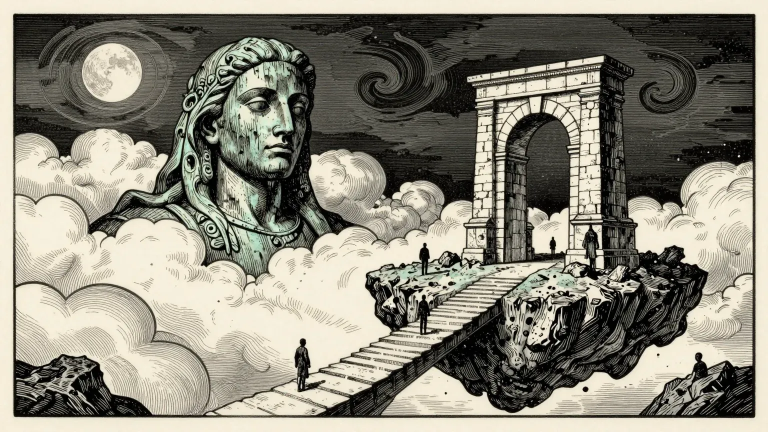
#> input picture art-src/ai/002-badhuche.webp, 1536 x 864 px, given in place of 002-badhuche.webp.jpg, which was not available (shown at 1/2 size)
$ python -i build_studio.py   (imports and definitions only)
#> lines starting #> are read from the running program, lines starting #| are printed output that depends on the picture
### no-hurry/tools/social_common.py
"""Shared helpers for the social cut: timeline, anchor resolution, storyboard beats."""
import importlib.util, json, math, os, re

TICK_START, TICK_PERIOD = 0.0, 0.72   # hazard relay cycle; also the cut grid for beat anchors


def norm(w):
    return re.sub(r"[^a-z0-9']", "", w.lower().replace("’", "'"))


class Social:
    def __init__(self, root):
        self.root = root
        self.tl = json.load(open(os.path.join(root, "work", "social", "timeline.json")))
        self.fps = self.tl["fps"]
        self.lines = {l["id"]: l for l in self.tl["lines"]}
        spec = importlib.util.spec_from_file_location("storyboard", os.path.join(root, "edit", "social", "storyboard.py"))
        mod = importlib.util.module_from_spec(spec)
        spec.loader.exec_module(mod)
        self.beats = [dict(b) for b in mod.BEATS]
        for b in self.beats:
            b["t0"] = self.at(b["start"])
        for i, b in enumerate(self.beats):
            b["t1"] = self.beats[i + 1]["t0"] if i + 1 < len(self.beats) else self.tl["duration"]
            if b["t1"] <= b["t0"]:
                raise ValueError(f"{b['id']} has no duration ({b['t0']:.2f} -> {b['t1']:.2f})")

    # [20 lines left out: function at, not called in this run]

    def frame(self, anchor_or_seconds):
        t = anchor_or_seconds if isinstance(anchor_or_seconds, (int, float)) else self.at(anchor_or_seconds)
        return int(round(t * self.fps))

    def phrase_words(self, phrase):
        lid, a, b = phrase["words"]
        return self.lines[lid]["words"][a:b + 1]

### no-hurry/tools/build_studio.py
#!/usr/bin/env python3
"""Turn the storyboard (edit/social/storyboard.py) + narration timing into the Remotion timeline.

Writes studio/src/NoHurrySocial.tsx: every clip, phrase, transition and sound is its own JSX node with literal,
inline props, so Remotion Studio can select, move, trim and restyle it (and save the edit back to code).
Type is laid out here with the real font files (same rules as the storyboard sheets, at full 1080x1920 scale).

Usage: build_studio.py <project_root>
Needs studio/public populated (tools/social_assets.py, tools/sound_social.py).
"""
import json, os, sys

import soundfile as sf
from PIL import Image, ImageFilter, ImageFont

ROOT = sys.argv[1]
sys.path.insert(0, os.path.dirname(__file__))
from social_common import Social  # noqa: E402

# [1 line that did not run here, left out]
# [1 line that did not run here, left out]
PUB = os.path.join(ROOT, "studio", "public")
FONTS = os.path.join(ROOT, "assets", "fonts")
OUT = os.path.join(ROOT, "studio", "src", "NoHurrySocial.tsx")
# --motion: the side experiment. Same edit, but the photo beats listed in work/social/motionlab/manifest.json play
# the moving plates from tools/motion_lab.py; writes NoHurrySocialMotion.tsx and leaves the main timeline alone.
MOTION = {}
# [5 lines not run here, left out]
W, H = 1080, 1920
MX, TOP, BOTTOM, GAP = 81, 150, 380, 36
SAFE_W = {"t": W - 2 * MX, "m": W - 2 * MX, "b": W - MX - 150}     # keep clear of the Reels icon column
SIZE = {"s": 45, "m": 57, "l": 81, "xl": 120, "xxl": 171, "mega": 240}
COL = {"white": "#F7F3EC", "amber": "#FFB000", "ink": "#3D2BFF", "magenta": "#FF2D87", "cream": "#F4E9D8"}
TRANS = {"whip-l": 8, "whip-r": 8, "zoom": 8, "dip": 12}            # overlapping transitions (TransitionSeries.Transition)
OVERLAY = {"flash": 6, "leak": 26}                                  # effects on the cut (TransitionSeries.Overlay)
FONT_FILE = {("sans", 800): "PlusJakartaSans-800.ttf", ("sans", 700): "PlusJakartaSans-700.ttf",
             ("serif", 600): "CormorantGaramond-600Italic.ttf", ("mono", 500): "JetBrainsMono-Medium.ttf"}


def F(t):
    return int(round(t * FPS))


_fonts = {}


# [23 lines left out: functions font, js, not called in this run]


def attr(name, value):
    """JSX string attribute: raw "..." (JSX does not process escapes) unless the text itself has a double quote."""
    return f'{name}="{value}"' if '"' not in value else f"{name}={{{js(value)}}}"


_dims = {}


# [5 lines left out: function dims, not called in this run]


def photo(stem):
    return f"photos/{stem}.jpg"


def board_bg(stem):
    """Blurred, darkened full-frame version of a photo for the evidence board (derived asset)."""
#> called with stem = '../../art-src/ai/002-badhuche.webp'
    out = f"photos/{stem}_board.jpg"
    p = os.path.join(PUB, out)
    if not os.path.exists(p):
        im = Image.open(os.path.join(PUB, photo(stem))).convert("RGB")
#> im is the input picture: PIL image 1536x864 RGB; mean R, G, B 138.9, 135.7, 122.5
        w, h = im.size
#> w = 1536; h = 864
        cw = h * W / H
#> cw = 486
        im = im.crop((int((w - cw) / 2), 0, int((w + cw) / 2), h)).resize((W, H), Image.LANCZOS)
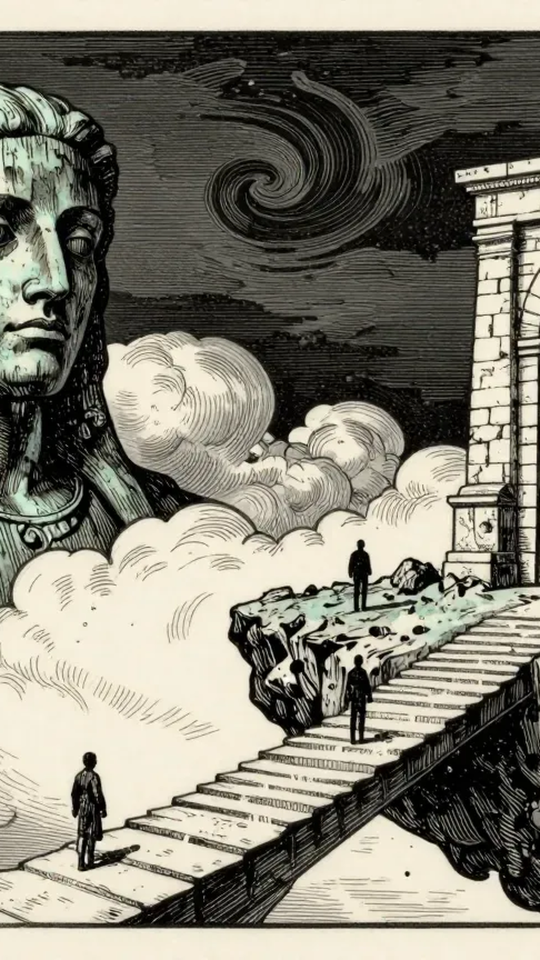
#> im: PIL image 1080x1920 RGB (shown at 1/2 size); mean R, G, B 131.3, 128.5, 116
        im = im.filter(ImageFilter.GaussianBlur(22)).point(lambda v: int(v * 0.36))
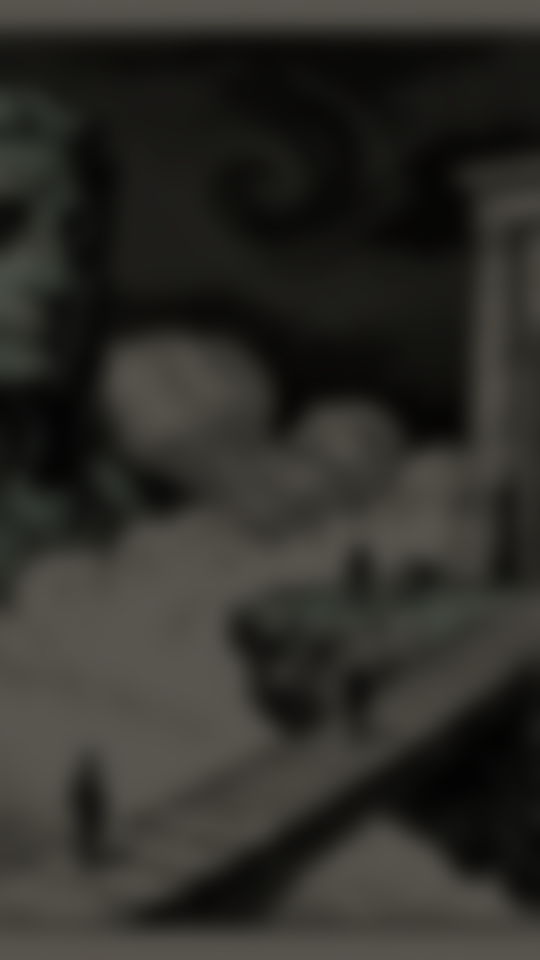
#> im: PIL image 1080x1920 RGB (shown at 1/2 size); mean R, G, B 46.8, 45.7, 41.2
        im.save(p, quality=90)
    return out


# ------------------------------------------------------------------ type layout (port of the storyboard rules)
# [105 lines left out: functions text_rows, measure_rows, layout, phrase_jsx, not called in this run]


# ------------------------------------------------------------------ visuals
def view(v):
    return [round(float(x), 4) for x in v]


# [182 lines left out: functions diagram_spec, photo_jsx, montage_items, visual_jsx, beat_jsx, sfx_name and 1 more, not called in this run]


def audio_len(rel):
    info = sf.info(os.path.join(PUB, rel))
    return int(info.frames / info.samplerate * FPS) + 1


# ------------------------------------------------------------------ assemble
# [95 lines left out: function main, not called in this run]


# [2 lines not run here, left out]

>>> result = board_bg('../../art-src/ai/002-badhuche.webp')

$ run again, on art-src/ai/003-reptrics.webp
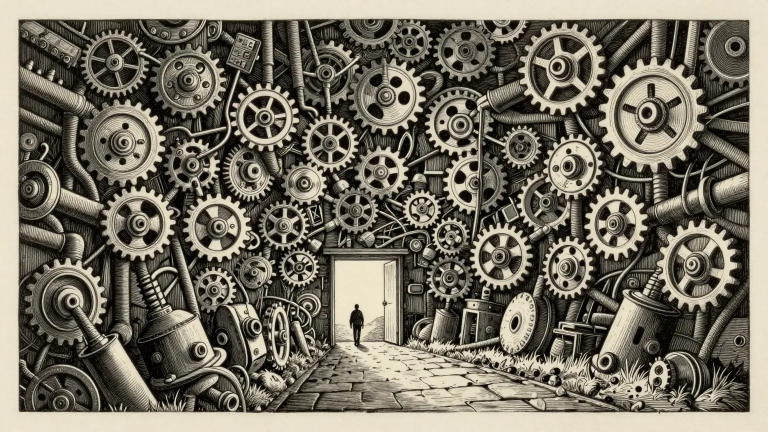
#> input picture art-src/ai/003-reptrics.webp, 1536 x 864 px, given in place of 003-reptrics.webp.jpg, which was not available (shown at 1/2 size)
#> in board_bg, im is the input picture: PIL image 1536x864 RGB; mean R, G, B 118.7, 113.1, 99.3
#> in board_bg, `im = im.crop((int((w - cw) / 2), 0, int((w + cw) / 2), h)).resize((W, ..`:
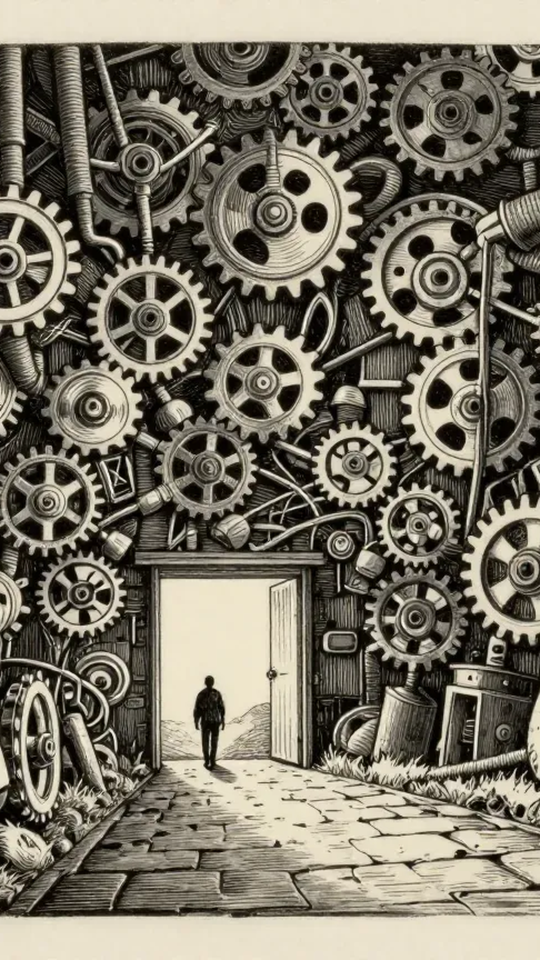
#> im: PIL image 1080x1920 RGB (shown at 1/2 size); mean R, G, B 120.9, 115.3, 101.4
#> in board_bg, `im = im.filter(ImageFilter.GaussianBlur(22)).point(lambda v: int(v * 0..`:
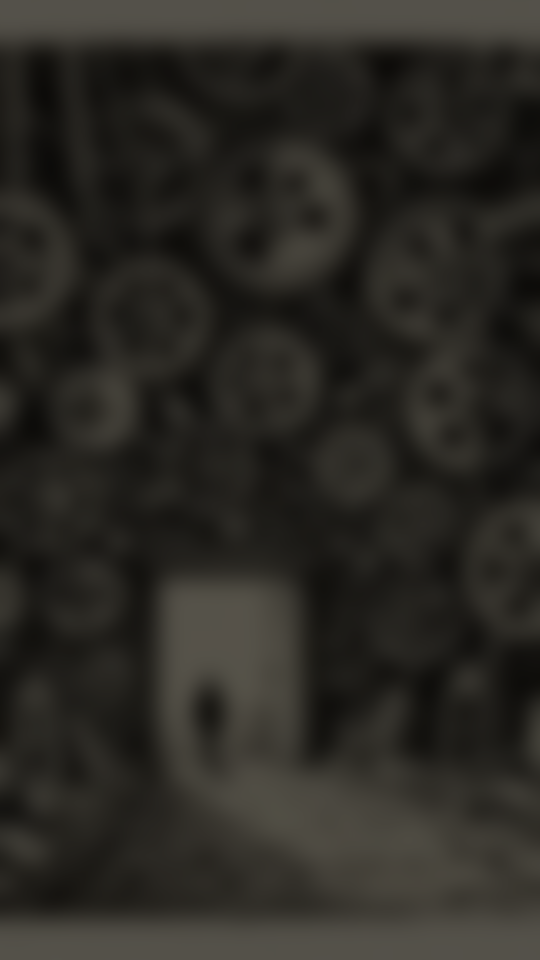
#> im: PIL image 1080x1920 RGB (shown at 1/2 size); mean R, G, B 43.1, 41, 36

$ run again, on art-src/ai/004-customersuccessbox.webp
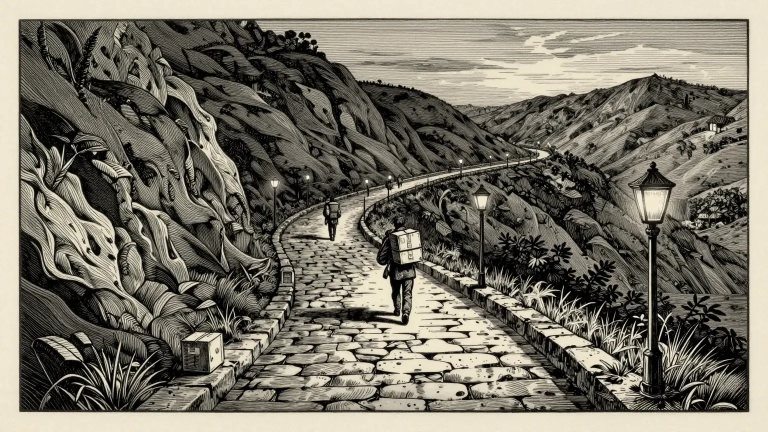
#> input picture art-src/ai/004-customersuccessbox.webp, 1536 x 864 px, given in place of 004-customersuccessbox.webp.jpg, which was not available (shown at 1/2 size)
#> in board_bg, im is the input picture: PIL image 1536x864 RGB; mean R, G, B 120.3, 115.8, 103.6
#> in board_bg, `im = im.crop((int((w - cw) / 2), 0, int((w + cw) / 2), h)).resize((W, ..`:
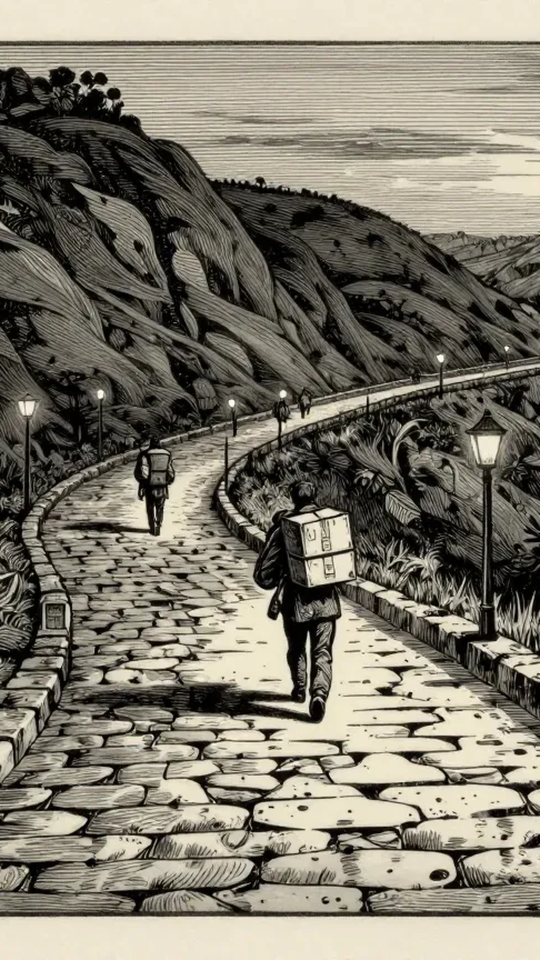
#> im: PIL image 1080x1920 RGB (shown at 1/2 size); mean R, G, B 127.7, 122.8, 109.8
#> in board_bg, `im = im.filter(ImageFilter.GaussianBlur(22)).point(lambda v: int(v * 0..`:
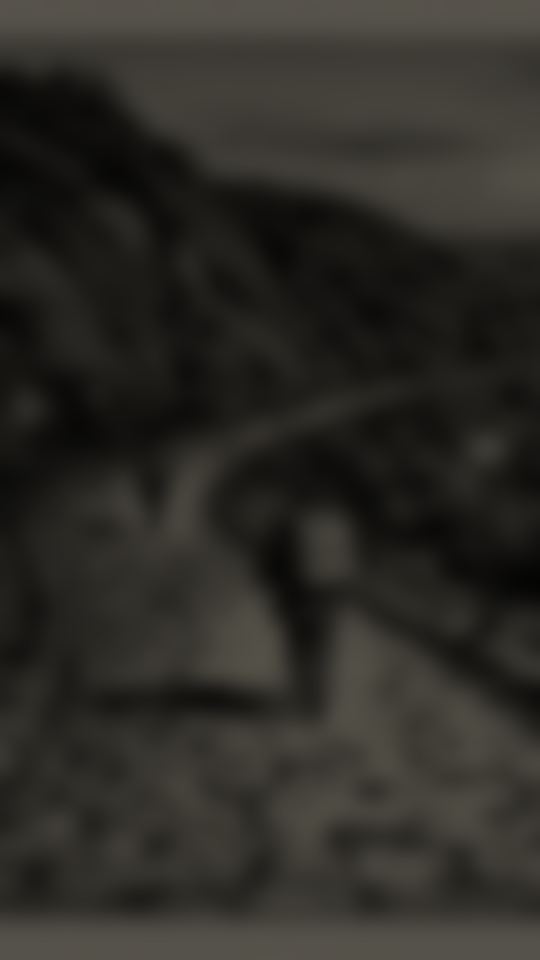
#> im: PIL image 1080x1920 RGB (shown at 1/2 size); mean R, G, B 45.5, 43.7, 39
